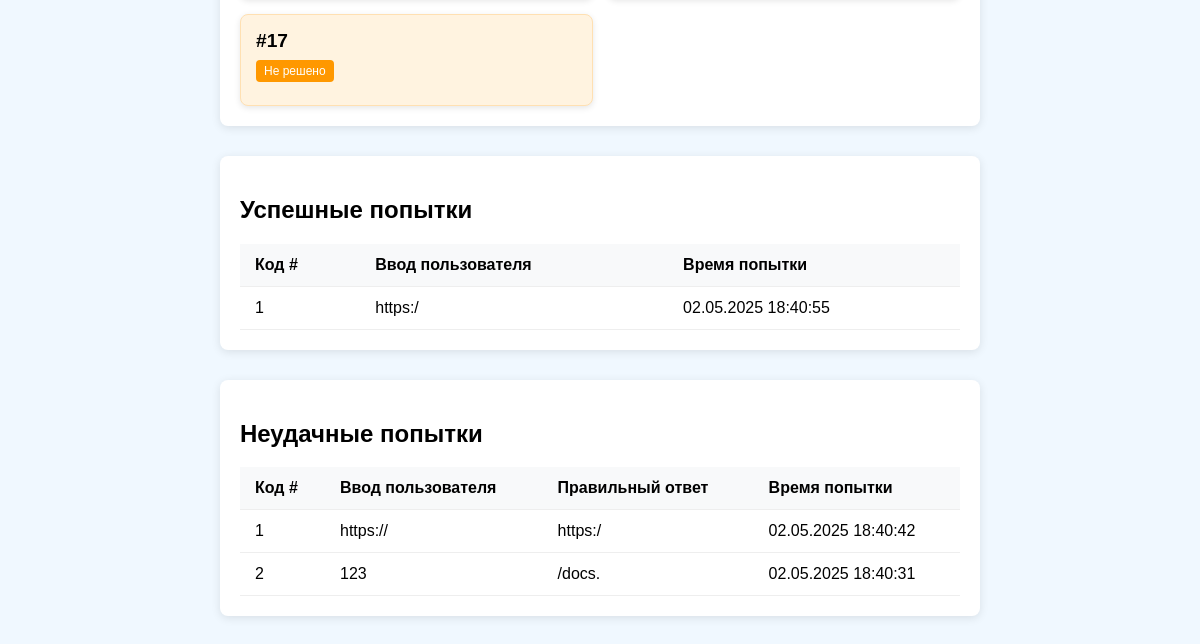
Before: /admin/user/1 (signed in, lower part) with the older database file.
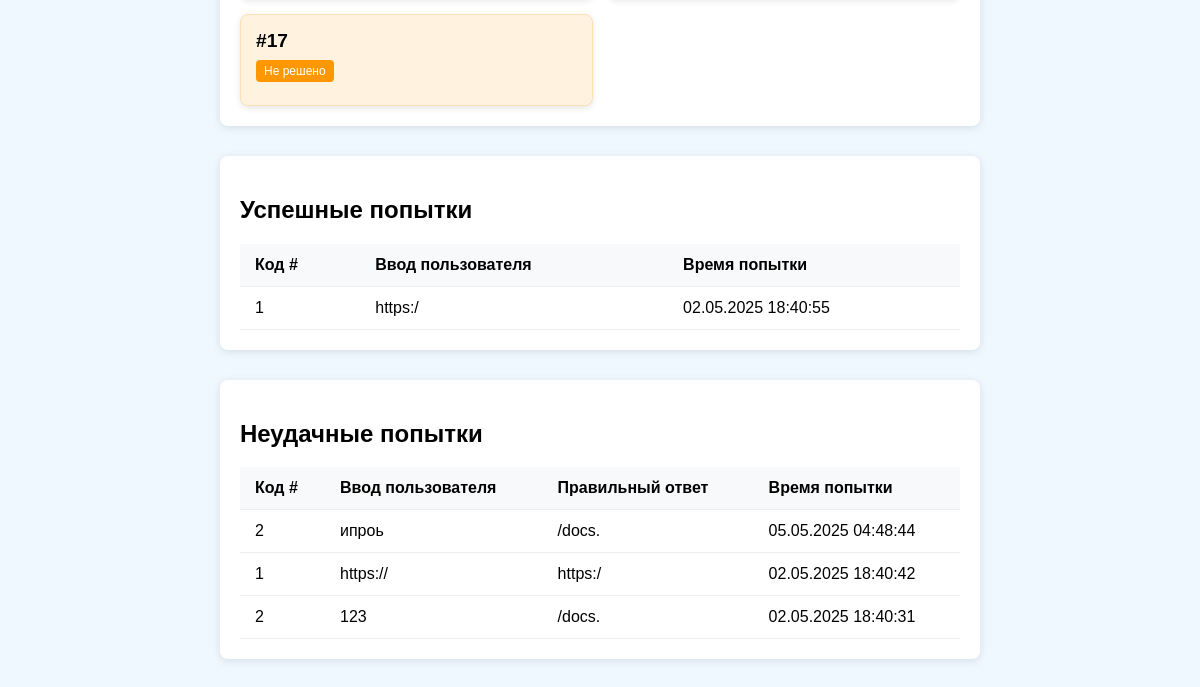
After: the same page with the newer database file.
### models.py (models this page shows)
class CodeStatus(db.Model):
    id = db.Column(db.Integer, primary_key=True)
    number = db.Column(db.Integer, unique=True)
    solved = db.Column(db.Boolean, default=False)

class CodeAttempt(db.Model):
    id = db.Column(db.Integer, primary_key=True)
    user_id = db.Column(db.Integer, db.ForeignKey('user.id'))
    code_id = db.Column(db.Integer, db.ForeignKey('code_status.id'))
    input_text = db.Column(db.String(200))  # Введённый пользователем текст
    is_correct = db.Column(db.Boolean, default=False)  # Верна ли попытка
    attempt_time = db.Column(db.DateTime)  # Время попытки
    user = db.relationship('User', backref=db.backref('attempts', lazy=True))
    code = db.relationship('CodeStatus', backref=db.backref('attempts', lazy=True))

### app.py (the view)
@app.route('/admin/user/<int:user_id>')
@login_required
def user_details(user_id):
    if not current_user.is_admin:
        abort(403)
    user = User.query.get_or_404(user_id)
    progress = UserProgress.query.filter_by(user_id=user_id).all()
    successful_attempts = CodeAttempt.query.filter_by(
        user_id=user_id,
        is_correct=True
    ).order_by(desc(CodeAttempt.attempt_time)).all()
    unsuccessful_attempts = CodeAttempt.query.filter_by(
        user_id=user_id,
        is_correct=False
    ).order_by(desc(CodeAttempt.attempt_time)).all()
    codes = CodeStatus.query.all()
    progress_dict = {p.code_id: p for p in progress}
    return render_template('admin/user_details.html',
                          user=user,
                          codes=codes,
                          progress_dict=progress_dict,
                          successful_attempts=successful_attempts,
                          unsuccessful_attempts=unsuccessful_attempts,
                          CORRECT_ANSWERS=CORRECT_ANSWERS)

### app.py (called while the page is built)
@login_manager.user_loader
def load_user(user_id):
    return User.query.get(int(user_id))

### templates/admin/user_details.html (shortened to what this page needs)
{% extends "base.html" %}
{% block content %}
<div class="container admin-dashboard">
    <div class="admin-section">
        <div class="codes-grid">
            {% for code in codes %}
            {% set progress = progress_dict.get(code.id) %}
            <div class="code-progress-card {{ 'solved' if progress and progress.solved else 'unsolved' }}">
                <span class="code-number">#{{ code.number }}</span>
                {% if progress and progress.solved %}
                    <div class="status-badge solved">Решено</div>
                    <div class="solved-time">
                        Решено: {{ progress.solved_at.strftime('%d.%m.%Y %H:%M') if progress.solved_at else 'Нет данных' }}
                    </div>
                    <div class="correct-answer">
                        Правильный ответ: <strong>{{ CORRECT_ANSWERS[code.number] }}</strong>
                    </div>
                {% else %}
                    <div class="status-badge unsolved">Не решено</div>
                {% endif %}
            </div>
            {% endfor %}
        </div>
    </div>
    <div class="admin-section">
        <h2>Успешные попытки</h2>
        {% if successful_attempts %}
        <table class="admin-table">
            <thead>
                <tr>
                    <th>Код #</th>
                    <th>Ввод пользователя</th>
                    <th>Время попытки</th>
                </tr>
            </thead>
            <tbody>
                {% for attempt in successful_attempts %}
                <tr>
                    <td>{{ attempt.code.number }}</td>
                    <td>{{ attempt.input_text }}</td>
                    <td>{{ attempt.attempt_time.strftime('%d.%m.%Y %H:%M:%S') }}</td>
                </tr>
                {% endfor %}
            </tbody>
        </table>
        {% else %}
        <p class="no-data">Нет успешных попыток</p>
        {% endif %}
    </div>
    <div class="admin-section">
        <h2>Неудачные попытки</h2>
        {% if unsuccessful_attempts %}
        <table class="admin-table">
            <thead>
                <tr>
                    <th>Код #</th>
                    <th>Ввод пользователя</th>
                    <th>Правильный ответ</th>
                    <th>Время попытки</th>
                </tr>
            </thead>
            <tbody>
                {% for attempt in unsuccessful_attempts %}
                <tr>
                    <td>{{ attempt.code.number }}</td>
                    <td>{{ attempt.input_text }}</td>
                    <td>{{ CORRECT_ANSWERS[attempt.code.number] }}</td>
                    <td>{{ attempt.attempt_time.strftime('%d.%m.%Y %H:%M:%S') }}</td>
                </tr>
                {% endfor %}
            </tbody>
        </table>
        {% else %}
        <p class="no-data">Нет неудачных попыток</p>
        {% endif %}
    </div>
</div>
{% endblock %}

### templates/base.html (shortened to what this page needs)
<!DOCTYPE html>
<html lang="ru">
<head>
    <link rel="stylesheet" href="{{ url_for('static', filename='css/style.css') }}">
</head>
<body>
    <main>
        {% block content %}{% endblock %}
    </main>
</body>
</html>

### static/css/style.css (style rules this page uses)
body { font-family: Arial, sans-serif; max-width: 800px; margin: 0 auto; padding: 20px; background: #f0f8ff; }
.admin-dashboard { max-width: 1200px; margin: 0 auto; padding: 20px; }
.admin-section { background: #fff; border-radius: 8px; padding: 20px; margin-bottom: 30px; box-shadow: 0 2px 10px rgba(0, 0, 0, 0.1); }
.admin-table { width: 100%; border-collapse: collapse; margin-top: 15px; }
.admin-table th, .admin-table td { padding: 12px 15px; text-align: left; border-bottom: 1px solid #eee; }
.admin-table th { background-color: #f8f9fa; font-weight: 600; }
.codes-grid { display: grid; grid-template-columns: repeat(auto-fill, minmax(250px, 1fr)); gap: 15px; margin-top: 20px; }
.code-progress-card { position: relative; padding: 15px; border-radius: 8px; box-shadow: 0 2px 6px rgba(0, 0, 0, 0.1); }
.code-progress-card.unsolved { background-color: #fff3e0; border: 1px solid #ffe0b2; }
.code-number { font-weight: bold; font-size: 1.2em; display: block; margin-bottom: 8px; }
.status-badge { display: inline-block; padding: 4px 8px; border-radius: 4px; font-size: 12px; margin-bottom: 8px; }
.status-badge.unsolved { background-color: #ff9800; color: white; }

Changed rows visible on the page:
added CodeAttempt: code.number "2", input_text "ипроь", {{ CORRECT_ANSWERS[attempt.code.number] }} "/docs.", attempt_time "05.05.2025 04:48:44", shown under "Неудачные попытки"
